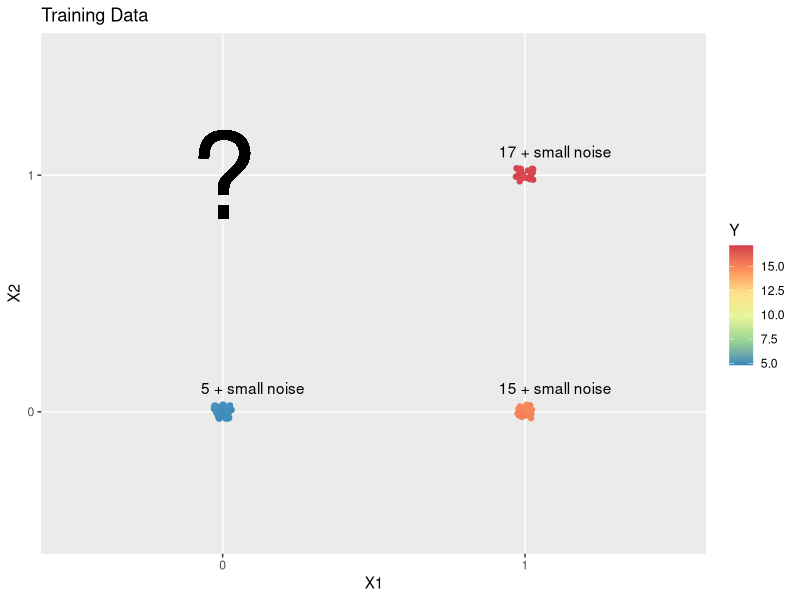
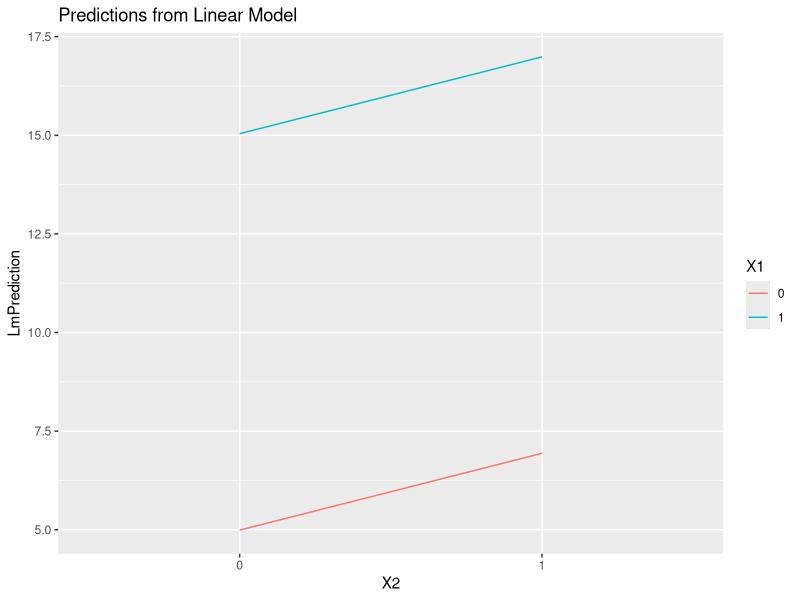
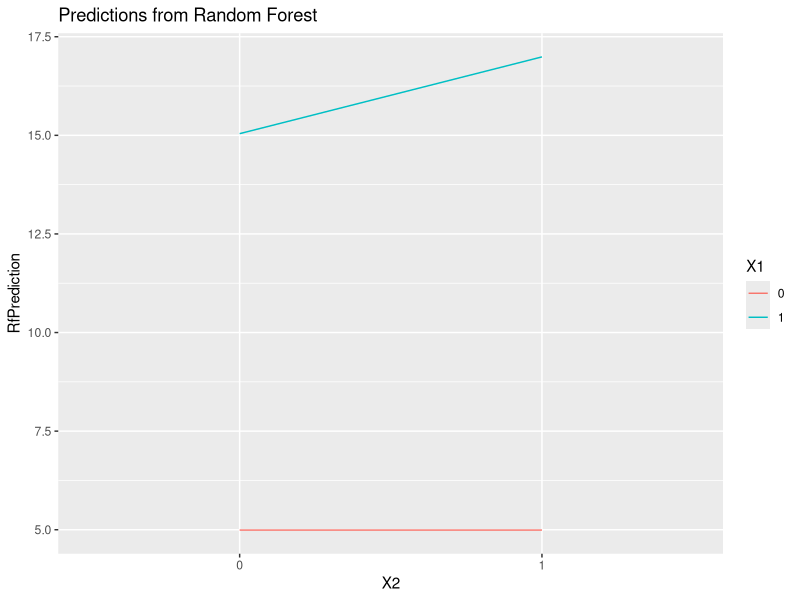

Write the R code that produced these figures, in order.
## ---- chunk 1
library(ggplot2)
library(knitr)
library(dplyr)
ColorScale <- function(...) {
  return(scale_color_gradientn(colours = c('#3288bd','#99d594','#e6f598', '#fee08b', '#fc8d59', '#d53e4f'), na.value="lightgrey", ...))
}


nTrain <- 100
X1 <- sample(c(0, 1), size=nTrain, replace=TRUE)
X2 <- ifelse(X1 == 0, 0, sample(c(0, 1), size=nTrain, replace=TRUE))
train <- data.frame(X1, X2, stringsAsFactors=TRUE)
train$Y <-  5 + 10*X1 + 2*X2

uniques <- train %>% group_by(X1, X2) %>% summarise(Y = mean(Y), NumTrain = n())
train$Y <- train$Y + rnorm(n=nTrain, sd=.1)
uniques$Y <- sprintf("%d + small noise", uniques$Y)
uniquesWithQuestionMark <- rbind(uniques, data.frame(X1 = 0, X2 = 1, Y = "?", NumTrain = 0)) %>% rename("N Training Rows:" = NumTrain) %>% 
  data.frame(check.names=FALSE)

uniquesForLabelingPlot <- transform(uniques, X1 = X1 + 1.1, X2 = X2 + 1.1)

ggplot(train) + 
  geom_point(aes(x=factor(X1), y=factor(X2), color=Y), position=position_jitter(.03, .03)) + 
  geom_text(aes(x=factor(0), y=factor(1), label=I("?")), size=30) +
  geom_text(aes(x=X1, y=X2, label=Y), data=uniquesForLabelingPlot) +
  ColorScale() + 
  ggtitle("Training Data") + 
  xlab("X1") + ylab("X2")

## ---- chunk 2
library(xtable)
print(xtable(uniquesWithQuestionMark, digits=rep(0,5), align=rep("c", 5)), type="html", include.rownames=FALSE)
## ---- chunk 3
lmFit <- lm(Y ~ X1 + X2, data = train)
## ---- chunk 4
predictions <- expand.grid(X1 = 0:1,  X2 = 0:1)
predictions$LmPrediction <- predict(lmFit, predictions)

ggplot(predictions) + geom_line(aes(x=factor(X2), y=LmPrediction, color=factor(X1), group=X1)) +
  ggtitle("Predictions from Linear Model") + 
  xlab("X2") +
  scale_color_discrete(name = "X1")

## ---- chunk 5
library(randomForest)
## ---- chunk 6
rfFit <- randomForest(Y ~ X1 + X2, data = train, mtry=2)
## ---- chunk 7
predictions$RfPrediction <- predict(rfFit, predictions)
ggplot(predictions) + geom_line(aes(x=factor(X2), y=RfPrediction, color=factor(X1), group=X1)) +
  ggtitle("Predictions from Random Forest") + 
  xlab("X2") +
  scale_color_discrete(name = "X1")
## ---- chunk 8

# ?randomForest
# library(randomForest)
# rf <- randomForest(train, y = Y, mtry=2, ntree=1)
# 
# test$YHat <- predict(rf, test)
# test
# table(train)
# 
# 
# rf$forest$leftDaughter
# rf$forest$rightDaughter
# 

# Title: An Interaction or Not? Know Your Priors

# chart-- training data (colored by Y... or use numbers), question mark where we don't have any
# 
# Two reasonable possibilities are...:
# 
# I'll use this extreme example to probe a few types of models 
# 
# ## Random Forest
# 
# learns interaction
# 
# ## Linear regression (no interaction)
# 
# 
# ## Linear regression (with interaction)
# 
# ## BART

